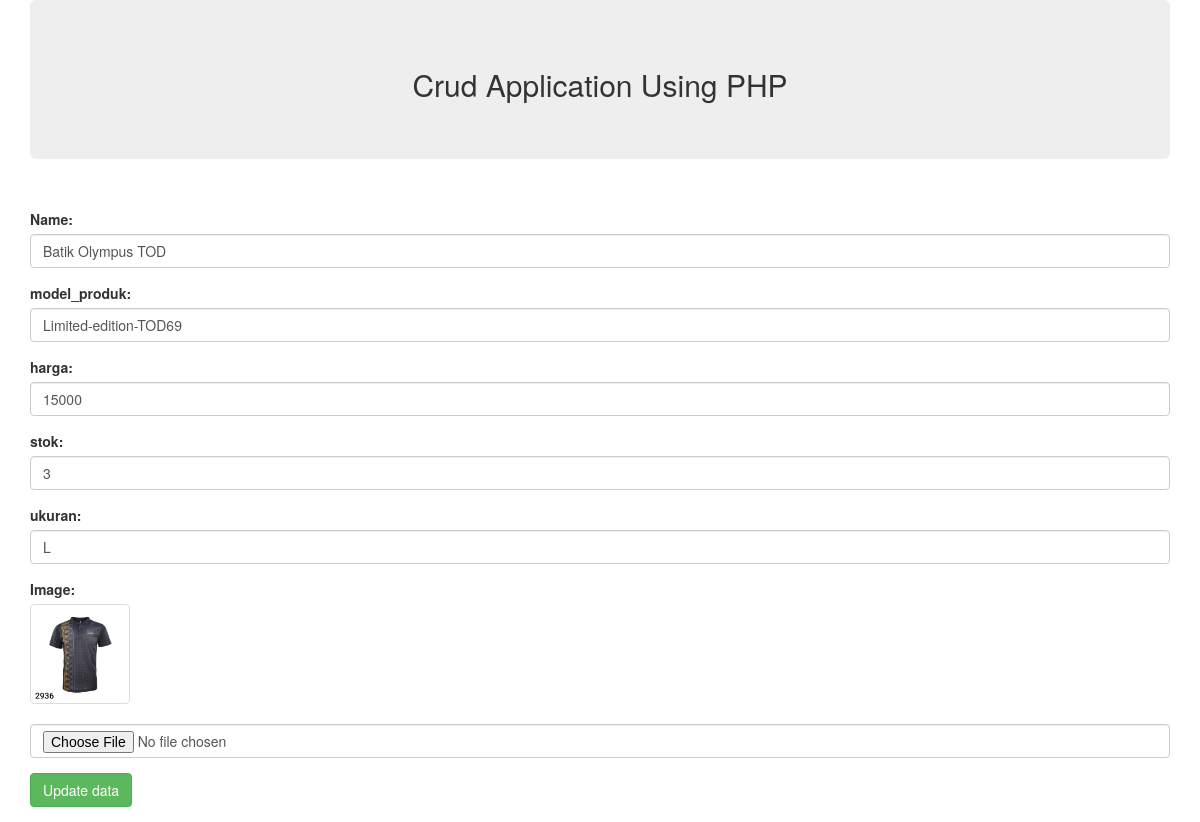
Screenshot of /admin/update.php?update=2 with the database file from the repository.
### tables this page shows
CREATE TABLE `produk` (
  `id` int(11) NOT NULL,
  `name` varchar(500) NOT NULL,
  `model` varchar(500) NOT NULL,
  `harga` varchar(500) NOT NULL,
  `stok` varchar(500) NOT NULL,
  `ukuran` varchar(400) NOT NULL,
  `image` varchar(500) NOT NULL
);

### admin/update.php (the view, shortened to what this page needs)
<?php
include 'includes/db.php';
?>
<?php
if(isset($_GET['update'])){
    $id = $_GET['update'];
$query = "SELECT * FROM produk WHERE id = $id";
$result = mysqli_query($conn,$query);
if(mysqli_num_rows($result) > 0){
    while($row = mysqli_fetch_array($result)){
            $name  = $row['name'];
            $model = $row['model'];
            $harga = $row['harga'];
            $stok = $row['stok'];
            $ukuran = $row['ukuran'];
            $image = $row['image'];
        }
    }
}
?>
<div class="container">
    <div class="jumbotron text-center">
        <h2>Crud Application Using PHP</h2>
    </div>
    <br>
<form action="" method="post" enctype="multipart/form-data">
    <div class="form-group">
        <label for="name">Name:</label>
        <input type="text" name="name" class="form-control" placeholder="Enter Name" value="<?php echo $name ?>">
    </div>
    <div class="form-group">
        <label for="name">model_produk:</label>
        <input type="text" name="model" class="form-control" placeholder="Enter batch" value="<?php echo $model ?>">
    </div>
    <div class="form-group">
        <label for="name">harga:</label>
        <input type="text" name="harga" class="form-control" placeholder="Enter harga" value="<?php echo $harga ?>">
    </div>
    <div class="form-group">
        <label for="name">stok:</label>
        <input type="text" name="stok" class="form-control" placeholder="Enter harga" value="<?php echo $stok ?>">
    </div>
    <div class="form-group">
        <label for="name">ukuran:</label>
        <input type="text" name="ukuran" class="form-control" placeholder="Enter harga" value="<?php echo $ukuran ?>">
    </div>
    <div class="form-group">
        <label for="name">Image:</label>
        <img src= "<?= "images/".$image?>" alt="" width="100px" height="100px" class="thumbnail">
        <input type="file" name="image" class="form-control" placeholder="Enter harga" value="<?php echo $harga ?>">
    </div>
    <div class="form-group">
        <input type="submit" class="btn btn-success" value="Update data" name="update">
    </div>
</form>
</div>

### rows the page displays
produk: name "Batik Olympus TOD", model "Limited-edition-TOD69", harga "15000", stok "3", ukuran "L", image (picture)
